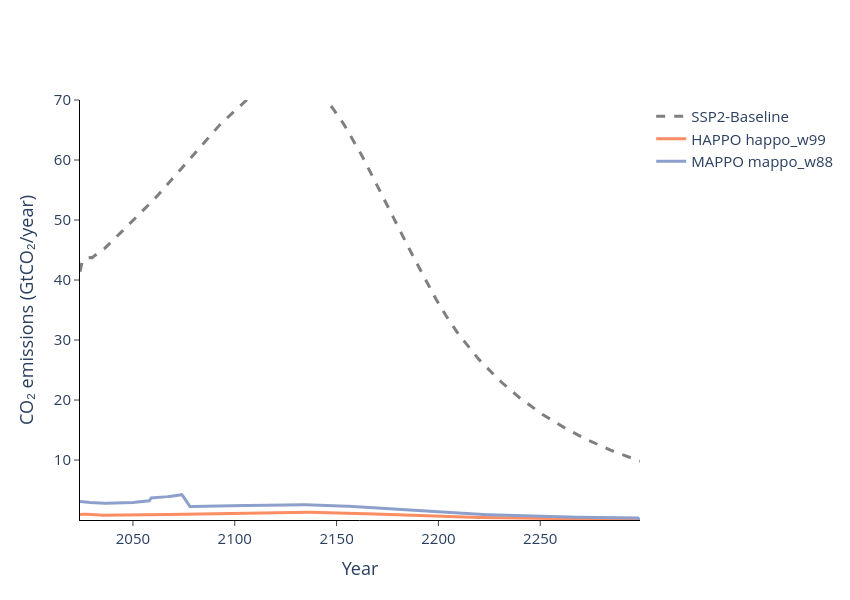

Notebook source saved alongside this figure:
### Markdown cell above
## Plot 3 — Median Emission Pathways vs Baseline

Best HAPPO run vs best MAPPO run, compared against the SSP2-4.5 baseline.

> **Best run** = the run whose `objective_summary.csv` records the highest `welfare`.  
> Falls back to the first discovered run if the CSV is missing.

### Code cell
def _best_run(runs: dict, info: dict) -> str:
    """Return the name of the run with highest welfare, or the first run."""
    scores = {}
    for name, run_dir in runs.items():
        csv = run_dir / 'objective_summary.csv'
        if csv.exists():
            df = pd.read_csv(csv)
            if 'welfare' in df.columns:
                scores[name] = df['welfare'].max()
                print(name, df['welfare'])
    return max(scores, key=scores.get) if scores else next(iter(runs))


best_happo = _best_run(happo_runs, happo_info)
best_mappo = _best_run(mappo_runs, mappo_info)

print(f'Best HAPPO run: {best_happo}')
print(f'Best MAPPO run: {best_mappo}')

if BASELINE_PATH.exists():
    median_paths = [
        str(BASELINE_PATH),
        npy_path(happo_runs[best_happo], happo_info[best_happo]['prefix'], 'emissions'),
        npy_path(mappo_runs[best_mappo], mappo_info[best_mappo]['prefix'], 'emissions'),
    ]
    median_labels = ['SSP2-Baseline', f'HAPPO {best_happo}', f'MAPPO {best_mappo}']

    fig_median, _ = plot_median_emission_comparison_with_baseline(
        data_paths=median_paths,
        labels=median_labels,
        fill=['none', 'none', 'none'],
        path_to_output='.',
        xaxis_title='Year',
        yaxis_title='CO₂ emissions (GtCO₂/year)',
        linewidth=3,
        colour_palette=['#7F7F7F', HAPPO_LINE, MAPPO_LINE],
        template='plotly_white',
        yaxis_upper_limit=70,
        visualization_start_year=2024,
        visualization_end_year=2299,
        width=850,
        height=600,
        fontsize=15,
        saving=False,
    )
    fig_median.show()
else:
    print(f'Baseline not found at {BASELINE_PATH}. Set BASELINE_PATH in the config cell.')

### Figure 1 — Plotly figure (JSON) as saved in the notebook; plotly's stock layout.template omitted (floating-point values rounded to 4 significant figures; data arrays with more than 128 entries replaced by an {"elided": "..."} marker saying what was removed)
{"data": [{"fill": "none", "line": {"color": "#7F7F7F", "dash": "dash", "width": 3}, "mode": "lines", "name": "SSP2-Baseline", "type": "scatter", "x": {"elided": "276 int values"}, "y": {"elided": "276 float values"}}, {"fill": "none", "line": {"color": "rgba(252, 141, 98, 1)", "dash": "solid", "width": 3}, "mode": "lines", "name": "HAPPO happo_w99", "type": "scatter", "x": {"elided": "276 int values"}, "y": {"elided": "276 float values"}}, {"fill": "none", "line": {"color": "rgba(141, 160, 203, 1)", "dash": "solid", "width": 3}, "mode": "lines", "name": "MAPPO mappo_w88", "type": "scatter", "x": {"elided": "276 int values"}, "y": {"elided": "276 float values"}}], "layout": {"font": {"size": 15}, "height": 600, "title": {"x": 0.5}, "width": 850, "xaxis": {"linecolor": "black", "linewidth": 1, "showgrid": false, "showline": true, "ticks": "outside", "title": {"text": "Year"}}, "yaxis": {"linecolor": "black", "linewidth": 1, "range": [0.01, 70], "showgrid": false, "showline": true, "ticks": "outside", "title": {"text": "CO₂ emissions (GtCO₂/year)"}}}}
